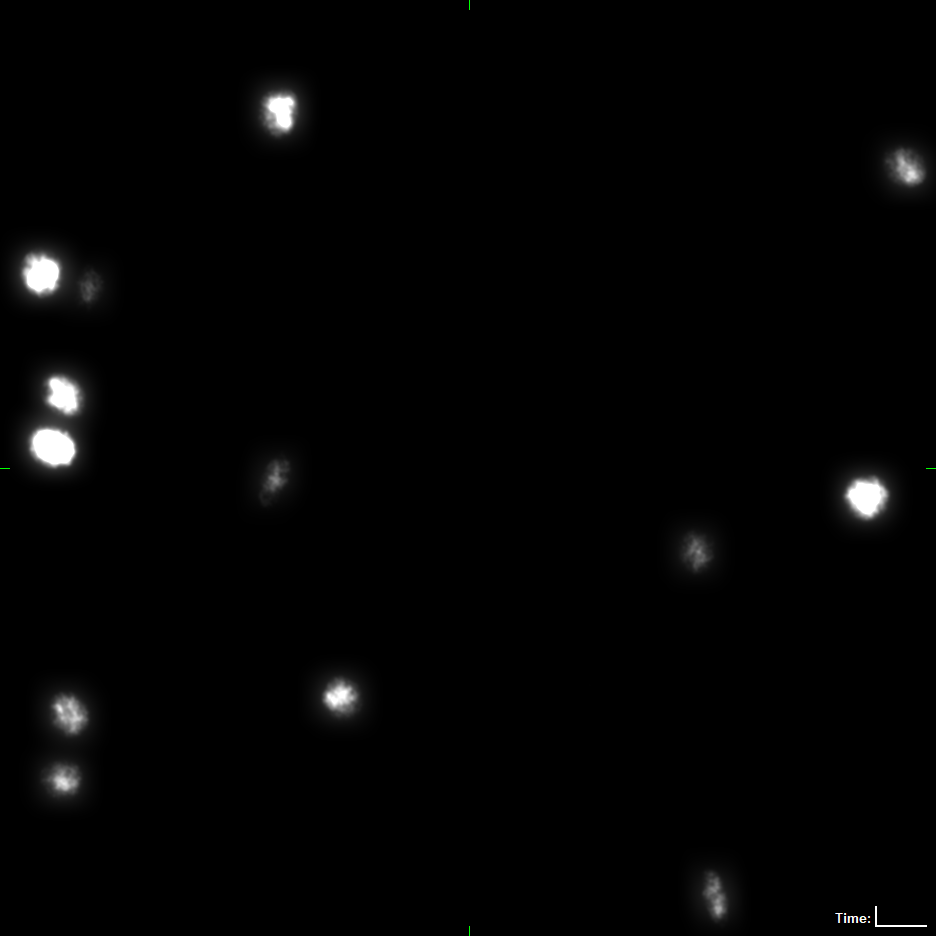
%> input picture Data/Optical Image/image000.tif, 936 x 936 px
$ octave denoising_synthetic_data.m   (GNU Octave 9; MATLAB toolbox functions it lacks are replaced by stand-ins)
%> lines starting %> are read from the running program, lines starting %| are printed output that depends on the picture
### simple_nlm_modified.m
function [output]=simple_nlm_modified(input,t,f,h1,h2,selfsim)

 %%%%%%%%%%%%%%%%%%%%%%%%%%%%%%%%%%%%%%%%%%%%%%%%%%%%%%%%%%%%%%%
 %
 %  input   : image to be filtered
 %  t       : radius of search window
 %  f       : radius of similarity window
 %  h1,h2   : w(i,j) = exp(-||GaussFilter(h1) .* (p(i) - p(j))||_2^2/h2^2)
 %  selfsim : w(i,i) = selfsim, for all i
 %
 %  Note:
 %    if selfsim = 0, then w(i,i) = max_{j neq i} w(i,j), for all i
 %
 %  Author: Christian Desrosiers
 %  Date: 07-07-2015
 %
 %  Reimplementation of the Non-Local Means Filter by Jose Vicente Manjon-Herrera
 %
 %  For details see:
 %     A. Buades, B. Coll and J.M. Morel, "A non-local algorithm for image denoising"
 %
 %%%%%%%%%%%%%%%%%%%%%%%%%%%%%%%%%%%%%%%%%%%%%%%%%%%%%%%%%%%%%%%

 [m n]=size(input);
 pixels = input(:);

 s = m*n;

 psize = 2*f+1;
 nsize = 2*t+1;
 % Compute patches
 padInput = padarray(input,[f f],'symmetric');
 filter = fspecial('gaussian',psize,h1);
 patches = repmat(sqrt(filter(:))',[s 1]) .* im2col(padInput, [psize psize], 'sliding')';

 % Compute list of edges (pixel pairs within the same search window)
 indexes = reshape(1:s, m, n);
 padIndexes = padarray(indexes, [t t]);
 neighbors = im2col(padIndexes, [nsize, nsize], 'sliding');
 TT = repmat(1:s, [nsize^2 1]);
 edges = [TT(:) neighbors(:)];
 RR = find(TT(:) >= neighbors(:));
 edges(RR, :) = [];

 % Compute weight matrix (using weighted Euclidean distance)
 diff = patches(edges(:,1), :) - patches(edges(:,2), :);
 V = exp(-sum(diff.*diff,2)/h2^2);
 W = sparse(edges(:,1), edges(:,2), V, s, s);

 % Make matrix symetric and set diagonal elements
 if selfsim > 0
    W = W + W' + selfsim*speye(s);
 else
     maxv = max(W,[],2);
     W = W + W' + spdiags(maxv, 0, s, s);
 end

 % Normalize weights
 W = spdiags(1./sum(W,2), 0, s, s)*W;

 % Compute denoised image
 output = W*pixels;
 output = reshape(output, m , n);

### denoising_synthetic_data.m
%% Data Acquisition
clc;clear;%close all;

optical_image = imread('D:\OneDrive\Education\Drexel\2019 - 2020\Fall\ECEC 487 Pattern Recognition\Project\Code\Data\Optical Image\image000.tif');
%> optical_image is the input picture: size 936x936x3 uint8; mean R, G, B 3.3, 3.3, 3.3
optical_image = rgb2gray(optical_image);
%> optical_image: size 936x936 uint8

GT_image = imread('D:\OneDrive\Education\Drexel\2019 - 2020\Fall\ECEC 487 Pattern Recognition\Project\Code\Data\Phantom Image\image000.tif');
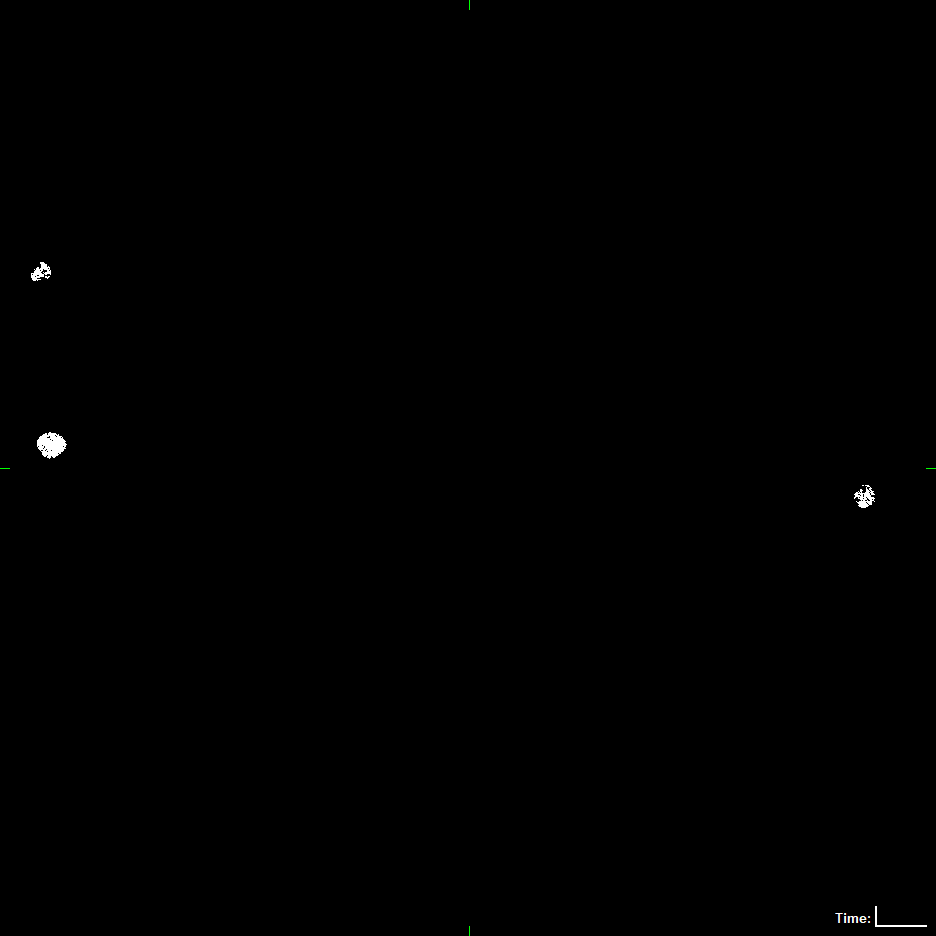
%> input picture Data/Phantom Image/image000.tif, 936 x 936 px
%> GT_image is the input picture: size 936x936x3 uint8; mean R, G, B 0.4, 0.4, 0.4
GT_image = rgb2gray(GT_image);
%> GT_image: size 936x936 uint8

noisy_image = imread('D:\OneDrive\Education\Drexel\2019 - 2020\Fall\ECEC 487 Pattern Recognition\Project\Code\Data\Acquistion Image\image000.tif');
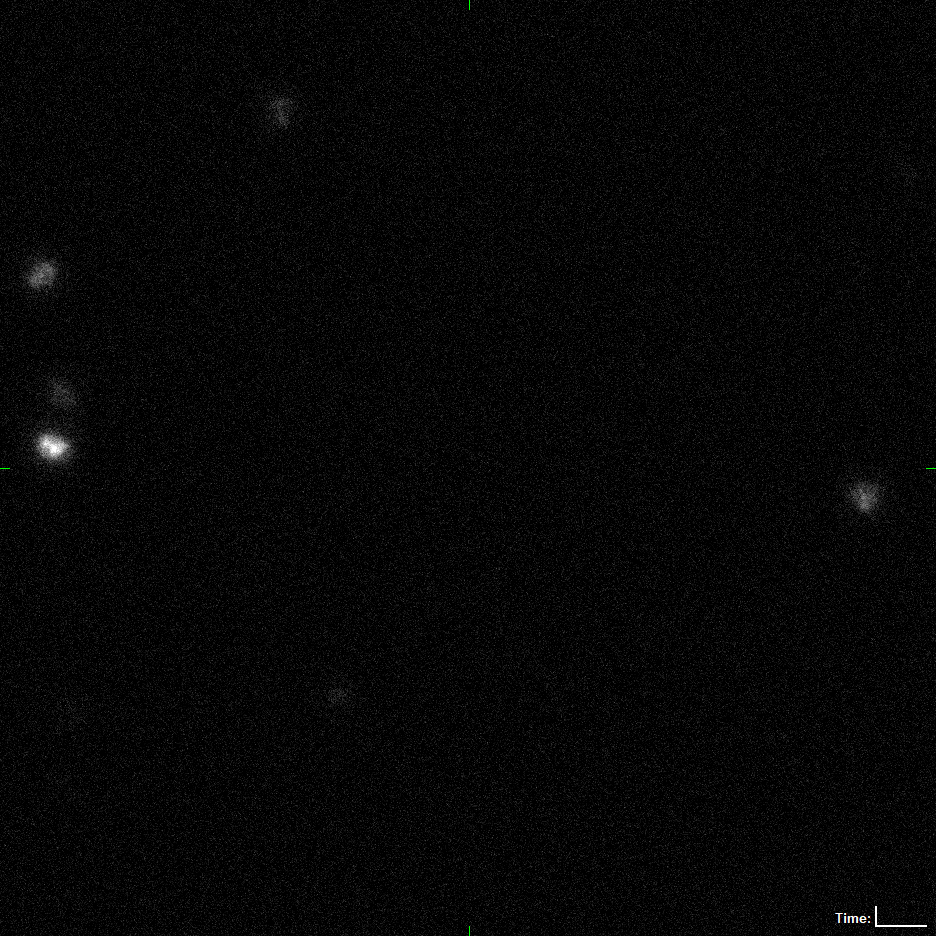
%> input picture Data/Acquistion Image/image000.tif, 936 x 936 px
%> noisy_image is the input picture: size 936x936x3 uint8; mean R, G, B 6.7, 6.7, 6.7
noisy_image = rgb2gray(noisy_image);
%> noisy_image: size 936x936 uint8
noisy_image = im2double(noisy_image);
%> noisy_image: size 936x936 double
%% Denoising, this takes a while
t = 2;
f = 1;
h1 = 1;
h2 = 10;
selfsim = 0;
denoised_image = simple_nlm_modified(noisy_image,t,f,h1,h2,selfsim);
%> the run ends on the next line
